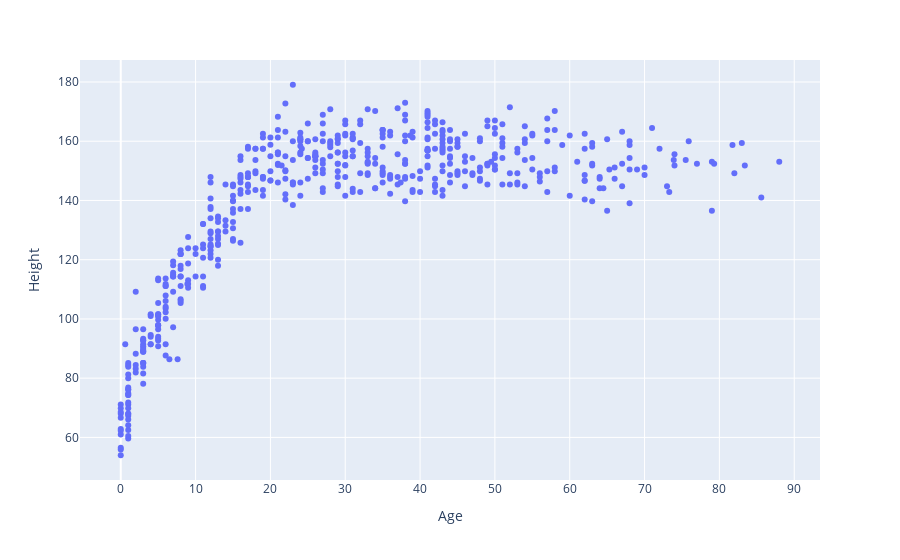

Notebook cell for this chart:
### Markdown cell above
Here's how: 

1. From VARIABLES, grab `with .. do .. using ..`
2. Change dropdown after with to `px`
3. Change dropdown after do to `scatter`
4. From VARIABLES, grab `df`
5. Connect `df` in first slot of `create list with`
6. From FREESTYLE, grab first block
7. Enter `x=x` in freestyle block
8. Click + in `with .. do .. using ..` to create another slot
9. Connect freestyle `x=x` in second slot of `create list with`
10. From FREESTYLE, grab first block
11. Enter `y=y` in freestyle block
12. Click + in `with .. do .. using ..` to create another slot
13. Connect freestyle `y=y` in third slot of `create list with`
14. Click Blocks to code and run cell

### Code cell
px.scatter(df,x=x,y=y)

#<xml xmlns="https://developers.google.com/blockly/xml"><variables><variable id="Sxuq484q?PmjXo4*$4o9">px</variable><variable id="3hA6)(qv#r~M08OkYT6G">df</variable></variables><block type="varDoMethod_Python" id="?EKlWTf8Q`wI748kpOKQ" x="80" y="2"><mutation items="3"></mutation><field name="VAR" id="Sxuq484q?PmjXo4*$4o9">px</field><field name="MEMBER">scatter</field><data>px:scatter</data><value name="ADD0"><block type="variables_get" id="{#sp[}Zk-`P:ktK5%q9y"><field name="VAR" id="3hA6)(qv#r~M08OkYT6G">df</field></block></value><value name="ADD1"><block type="dummyOutputCodeBlock_Python" id="3Ns/{#E+1%vshFeBpmW]"><field name="CODE">x=x</field></block></value><value name="ADD2"><block type="dummyOutputCodeBlock_Python" id="T=08i%KtjdMu|{uR8F~n"><field name="CODE">y=y</field></block></value></block></xml>

### Figure 1 — Plotly figure (JSON) as saved in the notebook; plotly's stock layout.template omitted (floating-point values rounded to 4 significant figures; data arrays with more than 128 entries replaced by an {"elided": "..."} marker saying what was removed)
{"data": [{"hovertemplate": "Age=%{x}<br>Height=%{y}<extra></extra>", "legendgroup": "", "marker": {"color": "#636efa", "symbol": "circle"}, "mode": "markers", "name": "", "orientation": "v", "showlegend": false, "type": "scatter", "x": {"elided": "544 float values"}, "xaxis": "x", "y": {"elided": "544 float values"}, "yaxis": "y"}], "layout": {"autosize": true, "legend": {"tracegroupgap": 0}, "margin": {"t": 60}, "xaxis": {"anchor": "y", "autorange": true, "domain": [0, 1], "range": [-6.163, 94.16], "title": {"text": "Age"}, "type": "linear"}, "yaxis": {"anchor": "x", "autorange": true, "domain": [0, 1], "range": [44.29, 188.8], "title": {"text": "Height"}, "type": "linear"}}}
